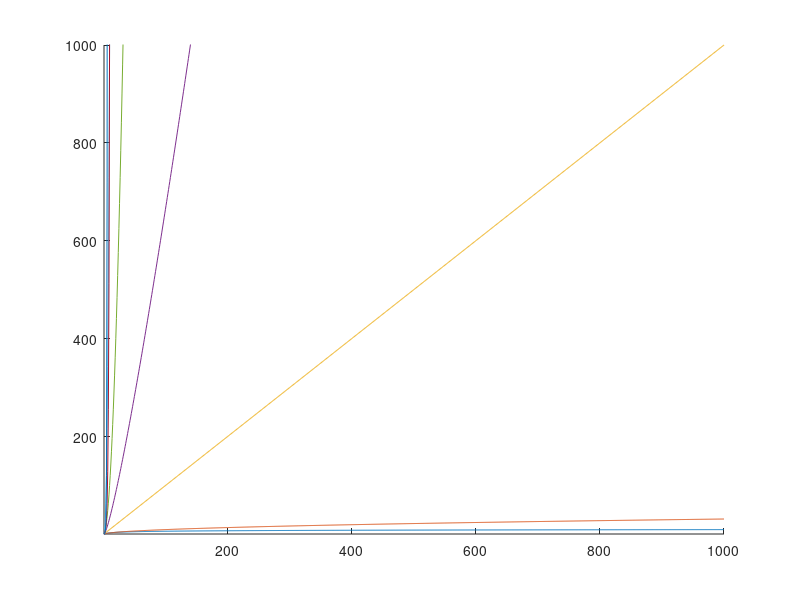

Source code (MATLAB): (Note: this script raises an error after producing the figure.)
close all
clear all

funcs = {...
    @(n) log2(n);...
    @(n) sqrt(n);
    @(n) n;...
    @(n) n.*log2(n);...
    @(n) n.^2;...
    @(n) n.^3;...
    @(n) 2.^n;...
    @(n) factorial(n);
    };

fg = figure();
ax = axes(); hold on

n = 1:1000;
for k = 1:numel(funcs)
    fn = funcs{k};
    plot(n, fn(n));
end

ylim([1 1000]);
xlim([1 1000]);

xscale('log');
yscale('log');
